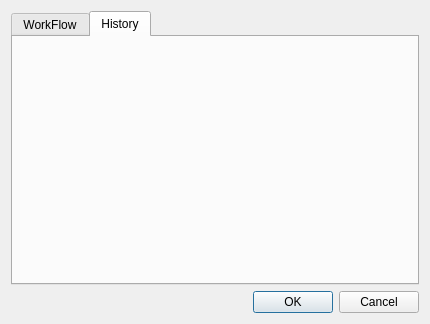
<?xml version="1.0" encoding="UTF-8"?>
<ui version="4.0">
 <class>EditRecord</class>
 <widget class="QDialog" name="EditRecord">
  <property name="geometry">
   <rect>
    <x>0</x>
    <y>0</y>
    <width>430</width>
    <height>324</height>
   </rect>
  </property>
  <property name="windowTitle">
   <string>Dialog</string>
  </property>
  <layout class="QVBoxLayout" name="verticalLayout">
   <item>
    <widget class="QTabWidget" name="tabWidget">
     <property name="currentIndex">
      <number>1</number>
     </property>
     <widget class="QWidget" name="WorkFlow">
      <attribute name="title">
       <string>WorkFlow</string>
      </attribute>
      <layout class="QVBoxLayout" name="verticalLayout_2">
       <item>
        <layout class="QGridLayout" name="gridLayout">
         <item row="0" column="0">
          <widget class="QLabel" name="nextDateLabel">
           <property name="text">
            <string>Worker:</string>
           </property>
          </widget>
         </item>
         <item row="1" column="0">
          <widget class="QLabel" name="commentLabel">
           <property name="text">
            <string>Comment</string>
           </property>
          </widget>
         </item>
         <item row="1" column="1">
          <widget class="QPlainTextEdit" name="commentEdit"/>
         </item>
         <item row="0" column="1">
          <widget class="QDateTimeEdit" name="nextDateTime"/>
         </item>
        </layout>
       </item>
       <item>
        <widget class="QGroupBox" name="workFlow">
         <property name="focusPolicy">
          <enum>Qt::TabFocus</enum>
         </property>
         <property name="title">
          <string>WorkFlow</string>
         </property>
         <property name="flat">
          <bool>false</bool>
         </property>
         <property name="checkable">
          <bool>false</bool>
         </property>
         <layout class="QHBoxLayout" name="WorkflowButtons"/>
        </widget>
       </item>
      </layout>
     </widget>
     <widget class="QWidget" name="History">
      <attribute name="title">
       <string>History</string>
      </attribute>
      <layout class="QVBoxLayout" name="verticalLayout_3">
       <item>
        <layout class="QGridLayout" name="gridLayoutHistrory"/>
       </item>
      </layout>
     </widget>
    </widget>
   </item>
   <item>
    <widget class="QDialogButtonBox" name="buttonBox">
     <property name="orientation">
      <enum>Qt::Horizontal</enum>
     </property>
     <property name="standardButtons">
      <set>QDialogButtonBox::Cancel|QDialogButtonBox::Ok</set>
     </property>
    </widget>
   </item>
  </layout>
 </widget>
 <resources/>
 <connections>
  <connection>
   <sender>buttonBox</sender>
   <signal>accepted()</signal>
   <receiver>EditRecord</receiver>
   <slot>accept()</slot>
   <hints>
    <hint type="sourcelabel">
     <x>248</x>
     <y>254</y>
    </hint>
    <hint type="destinationlabel">
     <x>157</x>
     <y>274</y>
    </hint>
   </hints>
  </connection>
  <connection>
   <sender>buttonBox</sender>
   <signal>rejected()</signal>
   <receiver>EditRecord</receiver>
   <slot>reject()</slot>
   <hints>
    <hint type="sourcelabel">
     <x>316</x>
     <y>260</y>
    </hint>
    <hint type="destinationlabel">
     <x>286</x>
     <y>274</y>
    </hint>
   </hints>
  </connection>
 </connections>
</ui>
